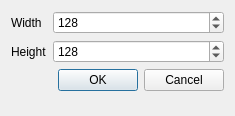
<?xml version="1.0" encoding="UTF-8"?>
<ui version="4.0">
 <class>Dialog</class>
 <widget class="QDialog" name="Dialog">
  <property name="geometry">
   <rect>
    <x>0</x>
    <y>0</y>
    <width>235</width>
    <height>116</height>
   </rect>
  </property>
  <property name="windowTitle">
   <string>Dialog</string>
  </property>
  <layout class="QFormLayout" name="formLayout">
   <item row="0" column="0">
    <widget class="QLabel" name="label">
     <property name="text">
      <string>Width</string>
     </property>
    </widget>
   </item>
   <item row="0" column="1">
    <widget class="QSpinBox" name="width">
     <property name="minimum">
      <number>1</number>
     </property>
     <property name="maximum">
      <number>20000</number>
     </property>
     <property name="value">
      <number>128</number>
     </property>
    </widget>
   </item>
   <item row="2" column="1">
    <widget class="QDialogButtonBox" name="accpet_cancel">
     <property name="orientation">
      <enum>Qt::Horizontal</enum>
     </property>
     <property name="standardButtons">
      <set>QDialogButtonBox::Cancel|QDialogButtonBox::Ok</set>
     </property>
    </widget>
   </item>
   <item row="1" column="0">
    <widget class="QLabel" name="label_2">
     <property name="text">
      <string>Height</string>
     </property>
    </widget>
   </item>
   <item row="1" column="1">
    <widget class="QSpinBox" name="height">
     <property name="minimum">
      <number>1</number>
     </property>
     <property name="maximum">
      <number>20000</number>
     </property>
     <property name="value">
      <number>128</number>
     </property>
    </widget>
   </item>
  </layout>
 </widget>
 <resources/>
 <connections>
  <connection>
   <sender>accpet_cancel</sender>
   <signal>accepted()</signal>
   <receiver>Dialog</receiver>
   <slot>accept()</slot>
   <hints>
    <hint type="sourcelabel">
     <x>248</x>
     <y>254</y>
    </hint>
    <hint type="destinationlabel">
     <x>157</x>
     <y>274</y>
    </hint>
   </hints>
  </connection>
  <connection>
   <sender>accpet_cancel</sender>
   <signal>rejected()</signal>
   <receiver>Dialog</receiver>
   <slot>reject()</slot>
   <hints>
    <hint type="sourcelabel">
     <x>316</x>
     <y>260</y>
    </hint>
    <hint type="destinationlabel">
     <x>286</x>
     <y>274</y>
    </hint>
   </hints>
  </connection>
 </connections>
</ui>
